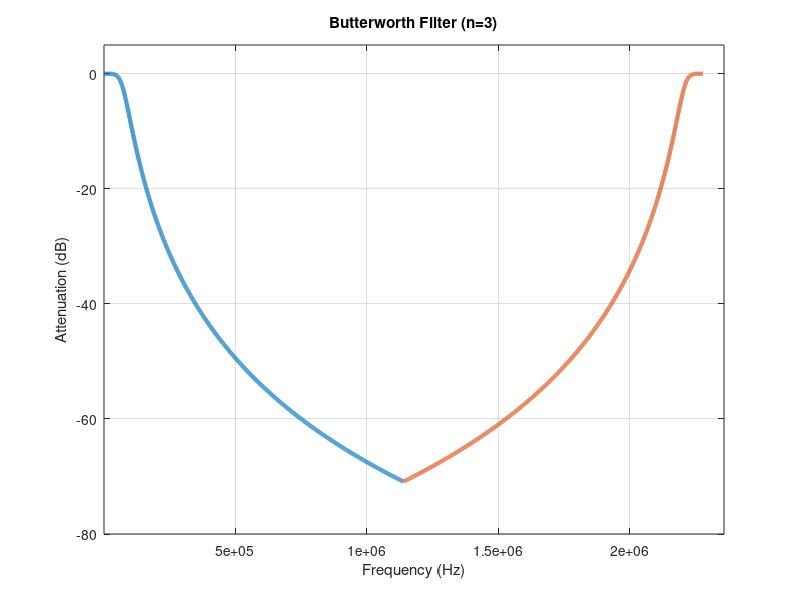
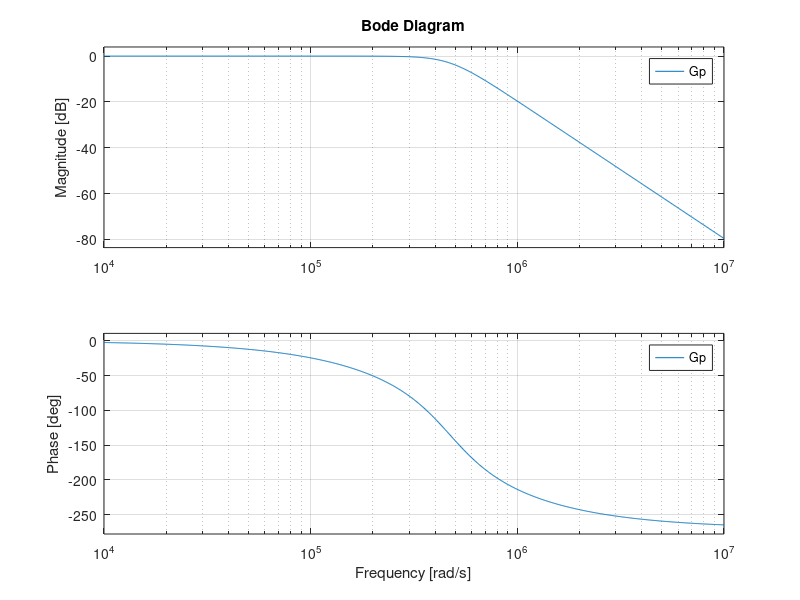

Write MATLAB code to recreate these figures, in order. (Note: this script raises an error after producing the figures.)
HSE = 25e6 / 3; % HSE from stlink
% pll parameters set using STMMXCube
pll2m = 4;
pll2n = 280;
pll2p = 8;
% frequency of SPI signal (SPI signal runs at one half SPI peripheral clk)
F_spi = HSE / pll2m * pll2n / pll2p / 2;
% time per sample
Ts = 16 / F_spi;
% corner frequency
fc = 75e3;
% fc = 1.1e6;
% order of filter
n = 3;
% calculate continuous time coefficients for low pass butterworth filter
[zb,pb,kb] = butter(n,2*pi*fc,'s');
% Sampling frequency
Fs = 1 / Ts;
% sampling frequency in rad/s
Ws = Fs * 2 * pi;
% nyquist frequency in rad/s
nyquist = Ws / 2;
% calculate transfer function coefficients from zeros/poles form
[bb,ab] = zp2tf(zb,pb,kb);

% radial frequency for plotting
wb = linspace(1, nyquist, 4000);
% magnitude of the filter transfer function
hb = freqs(bb,ab,wb);
% magnitude for the aliased signal
hbHigh = zeros(size(hb));
% radial frequency of aliased signal
wbHigh = zeros(size(wb));
% calculated aliased filter magnitude
for i = 1:length(hb)
    hbHigh(i) = hb(i);
    wbHigh(i) = 2 * nyquist - wb(i);
end

figure
% magnitude plot of un-aliased filter
h = plot(wb/(2*pi),mag2db(abs(hb)));
set(h, 'LineWidth', 3)
hold on
% magnitude plot of aliased filter
h = plot(wbHigh/(2*pi),mag2db(abs(hbHigh)));
set(h, 'LineWidth', 3)
axis([10 (nyquist/pi + 80000) -80 5])
grid
xlabel('Frequency (Hz)')
ylabel('Attenuation (dB)')
title(sprintf('Butterworth Filter (n=%d)', n))

% create the transfer function in the s domain
Gp = tf(bb, ab);
% plot the transfer function
figure;
bode(Gp);

% convert the transfer function from s domain to z domain
Gcz = c2d(Gp, Ts, 'tustin');
% set the variable to z^-1
Gcz.variable='z^-1';
% numerator coefficients
cn = Gcz.Numerator{1};
% denominator coefficients
cd = Gcz.Denominator{1};
% print the #DEFINE statements for copy/paste into c source file
format long
if n == 5
fprintf(strcat("yi[j] = (%.10e) * aRxBuffer[j] + (%.10e) * aRxBuffer[j-1] \\\n", ...
"+ (%.10e) * aRxBuffer[j-2] + (%.10e) * aRxBuffer[j-3] \\\n", ...
"+ (%.10e) * aRxBuffer[j-4] + (%.10e) * aRxBuffer[j-5] \\\n", ...
"- (%.10e) * yi[j-1] - (%.10e) * yi[j-2] \\\n", ...
"- (%.10e) * yi[j-3] - (%.10e) * yi[j-4] \\\n", ...
"- (%.10e) * yi[j-5];\n\n"), cn(1), cn(2), cn(3), cn(4), cn(5), cn(6), ...
    cd(2), cd(3), cd(4), cd(5), cd(6));
end

if n == 4
fprintf(strcat("#define CALC_YI yi[j] = (%.10e) * aRxBuffer[j] + (%.10e) * aRxBuffer[j-1] \\\n", ...
"+ (%.10e) * aRxBuffer[j-2] + (%.10e) * aRxBuffer[j-3] \\\n", ...
"+ (%.10e) * aRxBuffer[j-4] \\\n", ...
"- (%.10e) * yi[j-1] - (%.10e) * yi[j-2] \\\n", ...
"- (%.10e) * yi[j-3] - (%.10e) * yi[j-4];\n\n"), cn(1), cn(2), cn(3), cn(4), cn(5), ...
    cd(2), cd(3), cd(4), cd(5));
end

if n == 3
fprintf(strcat("#define CALC_YI yi[j] = (%.10e) * aRxBuffer[j] + (%.10e) * aRxBuffer[j-1] \\\n", ...
"+ (%.10e) * aRxBuffer[j-2] + (%.10e) * aRxBuffer[j-3] \\\n", ...
"- (%.10e) * yi[j-1] - (%.10e) * yi[j-2] \\\n", ...
"- (%.10e) * yi[j-3];\n\n"), cn(1), cn(2), cn(3), cn(4), ...
    cd(2), cd(3), cd(4));
end

if n == 2
fprintf(strcat("yi[j] = (%.10e) * aRxBuffer[j] + (%.10e) * aRxBuffer[j-1] \\\n", ...
"+ (%.10e) * aRxBuffer[j-2] \\\n", ...
"- (%.10e) * yi[j-1] - (%.10e) * yi[j-2];\n\n"), cn(1), cn(2), cn(3), ...
    cd(2), cd(3));
end

if n == 1
fprintf(strcat("yi[j] = (%.10e) * aRxBuffer[j] + (%.10e) * aRxBuffer[j-1] \\\n", ...
"- (%.10e) * yi[j-1];\n\n"), cn(1), cn(2), ...
    cd(2));
end